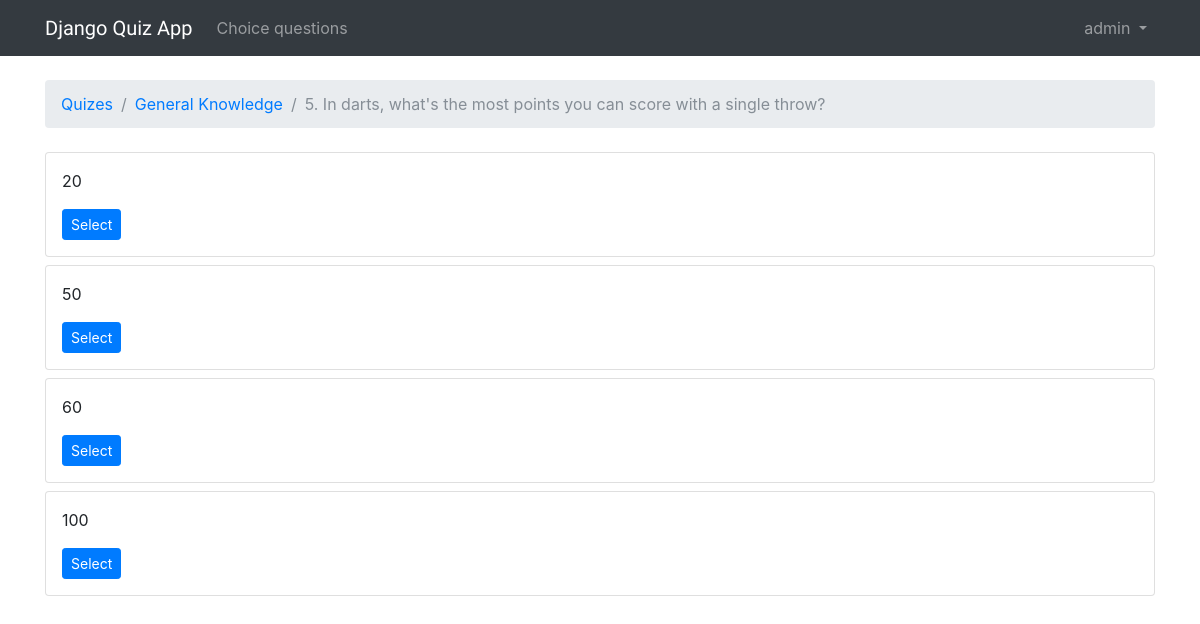
/quizes/2/questions/6/ (signed in), run on the app's committed database.
### boards/models.py (models this page shows, shortened)
class Question(models.Model):
    question = models.CharField(max_length=255)
    status = models.CharField(max_length=25, default='Not answered')
    note = models.PositiveIntegerField(default=0)
    quiz = models.ForeignKey(Quiz, related_name='questions', on_delete=models.CASCADE)

class Quiz(models.Model):
    name = models.CharField(max_length=30, unique=True)
    description = models.CharField(max_length=100)

class Answer(models.Model):
    answer = models.TextField(max_length=4000)
    choose = models.BooleanField(default=False)
    question = models.ForeignKey(Question, related_name='answers', on_delete=models.CASCADE)

### boards/views.py (the view)
# urls.py: url(r'^quizes/(?P<pk>\d+)/questions/(?P<question_pk>\d+)/$', login_required(views.AnswerListView.as_view()), name='question_answers'),
class AnswerListView(ListView):
    model = Answer
    context_object_name = 'answers'
    template_name = 'question_answers.html'
    paginate_by = 10
    def get_context_data(self, **kwargs):
        kwargs['question'] = self.question
        return super().get_context_data(**kwargs)
    def get_queryset(self):
        self.question = get_object_or_404(Question, quiz=self.kwargs.get('pk'), pk=self.kwargs.get('question_pk'))
        queryset = self.question.answers.order_by('question')
        return queryset

### templates/question_answers.html (shortened to what this page needs)
{% extends 'base.html' %}
{% load gravatar %}
{% block breadcrumb %}
  <li class="breadcrumb-item"><a href="{% url 'home' %}">Quizes</a></li>
  <li class="breadcrumb-item"><a href="{% url 'quiz_questions' question.quiz.pk %}">{{ question.quiz.name }}</a></li>
  <li class="breadcrumb-item active">{{ question.question }}</li>
{% endblock %}
{% block content %}
  {% for answer in answers %}
    <div id="{{ answer.pk }}"  class="card {% if forloop.last %}mb-4{% else %}mb-2{% endif %} {% if answer.choose|lower == 'true' %}border-dark{% endif %}">
      <div class="card-body p-3">
        <div class="row">
          <div class="col-10">
            <div class="post-body">
              {{ answer.answer }}
            </div>
              <div class="mt-3">
                <a href="{% url 'choose' answer.question.quiz.pk answer.question.pk answer.pk %}"
                   class="btn btn-primary btn-sm"
                   role="button">Select</a>
              </div>
          </div>
        </div>
      </div>
    </div>
  {% endfor %}
{% endblock %}

### templates/base.html (shortened to what this page needs)
{% load static %}<!DOCTYPE html>
<html>
  <head>
    <link rel="stylesheet" href="{% static 'css/bootstrap.min.css' %}">
    <link rel="stylesheet" href="{% static 'css/app.css' %}">
  </head>
  <body>
    {% block body %}
      <div class="wrapper">
        <nav class="navbar navbar-expand-sm navbar-dark bg-dark">
          <div class="container">
            <a class="navbar-brand" href="{% url 'home' %}">Django Quiz App</a>
            <div class="collapse navbar-collapse" id="mainMenu">
              <ul class="navbar-nav">
                <li class="nav-item">
                  <a class="nav-link" href="{% url 'home' %}">Choice questions</a>
                </li>
              </ul>
              {% if user.is_authenticated %}
                <ul class="navbar-nav ml-auto">
                  <li class="nav-item dropdown">
                    <a class="nav-link dropdown-toggle" href="#" id="userMenu" data-toggle="dropdown" aria-haspopup="true" aria-expanded="false">
                      {{ user.username }}
                    </a>
                  </li>
                </ul>
              {% else %}
                <form class="form-inline ml-auto">
                  <a href="{% url 'login' %}" class="btn btn-outline-secondary">Log in</a>
                  <a href="{% url 'signup' %}" class="btn btn-primary ml-2">Sign up</a>
                </form>
              {% endif %}
            </div>
          </div>
        </nav>
        <div class="container">
          <ol class="breadcrumb my-4">
            {% block breadcrumb %}
            {% endblock %}
          </ol>
          {% block content %}
          {% endblock %}
        </div>
      </div>
    {% endblock body %}
  </body>
</html>

### static/css/app.css (style rules this page uses)
html, body { height: 100%; }
.navbar-brand { font-family: 'Peralta', cursive; }
.wrapper { position: relative; min-height: 100%; height: auto !important; height: 100%; margin: 0 auto -60px; }

### data on the page
Question: quiz.name "General Knowledge", question "5. In darts, what's the most points you can score with a single throw?"
Answer: answer "20"
Answer: answer "50"
Answer: answer "60"
Answer: answer "100"

### other printed values
{{ user.username }} "admin"
